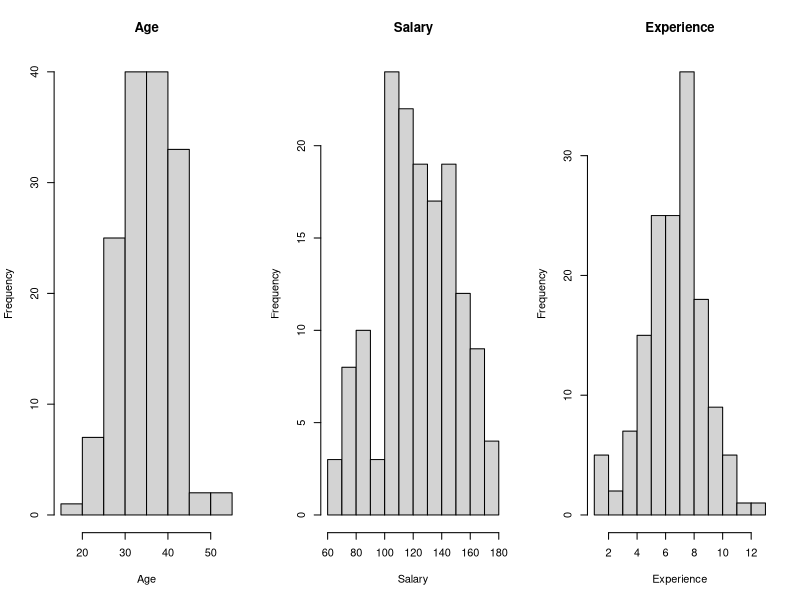
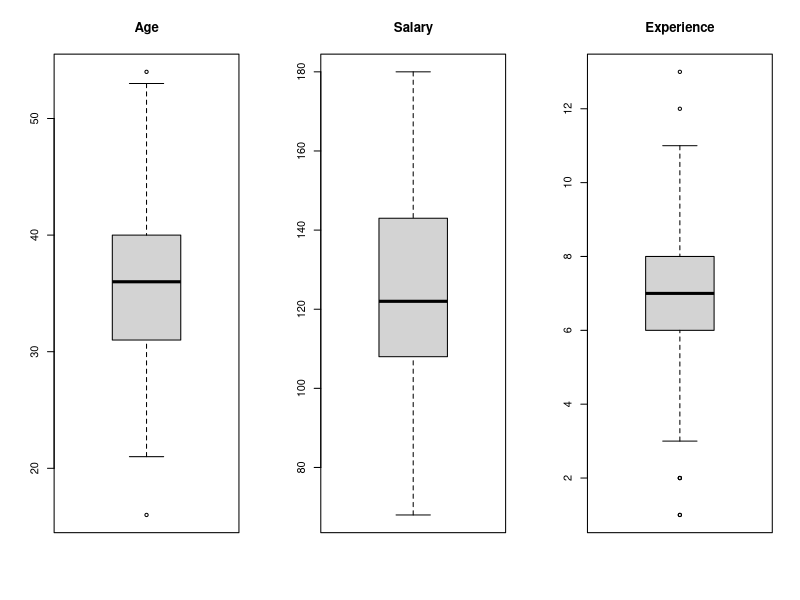

R code for these plots, in order:
# --- Загрузка данных ---
df <- read.csv("dataset.csv")

# Просмотр структуры
str(df)


# --- Гистограммы (для каждого числового признака) ---
par(mfrow=c(1,3))

hist(df$Age, main="Age", xlab="Age")
hist(df$Salary, main="Salary", xlab="Salary")
hist(df$Experience, main="Experience", xlab="Experience")


# --- Ящики с усами ---
par(mfrow=c(1,3))

boxplot(df$Age, main="Age")
boxplot(df$Salary, main="Salary")
boxplot(df$Experience, main="Experience")

#Усы идут до ближайших точек, не выходящих за 1.5 * IQR от квартилей. Точки за пределами — считаются выбросами и отображаются отдельно.
#Линия внутри - медиана.

# --- Описательная статистика ---
summary(df[, c("Age","Salary","Experience")])

summary_stats <- function(x) {
  c(
    mean = mean(x),
    variance = var(x),
    sd = sd(x),
    median = median(x),
    Q1 = quantile(x, 0.25),
    Q3 = quantile(x, 0.75)
  )
}
statsAge <- summary_stats(df$Age)
statsSalary <- summary_stats(df$Salary)
statsExp <- summary_stats(df$Experience)

statsAge
statsSalary
statsExp

library(e1071)
skewness(df$Salary)
skewness(df$Experience)

# --- Матрица корреляций ---
cor(df[, c("Age","Salary","Experience")])

# Age:
# Гистограмма: значения немного смещены вправо.
# Boxplot: два выброса, один сверху, один снизу, нижний ус чуть длиннее верхнего.
# Имеем распределение близкое к нормальному, с небольшой левосторонней ассиметрией

# Salary: 
# Гистограмма показывает небольшую левостороннюю ассиметрию
# Boxplot: верхний ус длиннее, выбросов нет
# Левосторонняя ассиметрия

# Experience:
# Гистограмма: значения немного смещены влево.
# Boxplot: по два выброса с обеих сторон, усы примерно равны
# Распределение близкое к нормальному, с небольшой правосторонней ассиметрией

